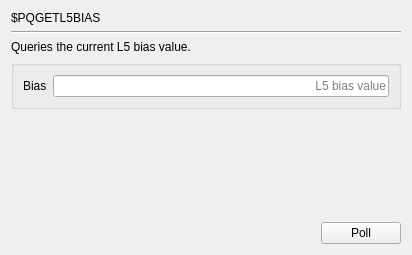
     <widget class="QWidget" name="page_PQGETL5BIAS">
      <layout class="QGridLayout" name="gridLayout_4">
       <item row="0" column="0">
        <widget class="QLabel" name="label_517">
         <property name="text">
          <string>$PQGETL5BIAS</string>
         </property>
        </widget>
       </item>
       <item row="1" column="0" colspan="3">
        <widget class="Line" name="line_135">
         <property name="orientation">
          <enum>Qt::Horizontal</enum>
         </property>
        </widget>
       </item>
       <item row="2" column="0" colspan="3">
        <widget class="QLabel" name="label_4">
         <property name="text">
          <string>Queries the current L5 bias value.</string>
         </property>
        </widget>
       </item>
       <item row="3" column="0" colspan="3">
        <widget class="QGroupBox" name="groupBox_111">
         <property name="title">
          <string/>
         </property>
         <layout class="QGridLayout" name="gridLayout_3">
          <item row="0" column="0">
           <widget class="QLabel" name="label_3">
            <property name="text">
             <string>Bias</string>
            </property>
           </widget>
          </item>
          <item row="0" column="1">
           <widget class="QLineEdit" name="lineEdit_PQGETL5BIAS">
            <property name="alignment">
             <set>Qt::AlignRight|Qt::AlignTrailing|Qt::AlignVCenter</set>
            </property>
            <property name="readOnly">
             <bool>true</bool>
            </property>
            <property name="placeholderText">
             <string>L5 bias value</string>
            </property>
           </widget>
          </item>
         </layout>
        </widget>
       </item>
       <item row="4" column="2">
        <spacer name="verticalSpacer_135">
         <property name="orientation">
          <enum>Qt::Vertical</enum>
         </property>
         <property name="sizeHint" stdset="0">
          <size>
           <width>20</width>
           <height>107</height>
          </size>
         </property>
        </spacer>
       </item>
       <item row="5" column="1">
        <spacer name="horizontalSpacer_135">
         <property name="orientation">
          <enum>Qt::Horizontal</enum>
         </property>
         <property name="sizeHint" stdset="0">
          <size>
           <width>208</width>
           <height>20</height>
          </size>
         </property>
        </spacer>
       </item>
       <item row="5" column="2">
        <widget class="QPushButton" name="poll_PQGETL5BIAS">
         <property name="text">
          <string>Poll</string>
         </property>
        </widget>
       </item>
      </layout>
     </widget>
